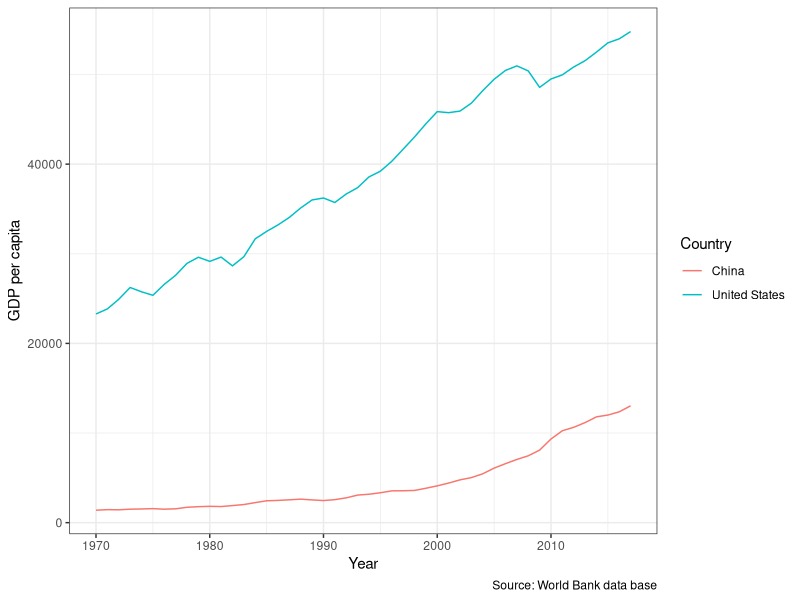
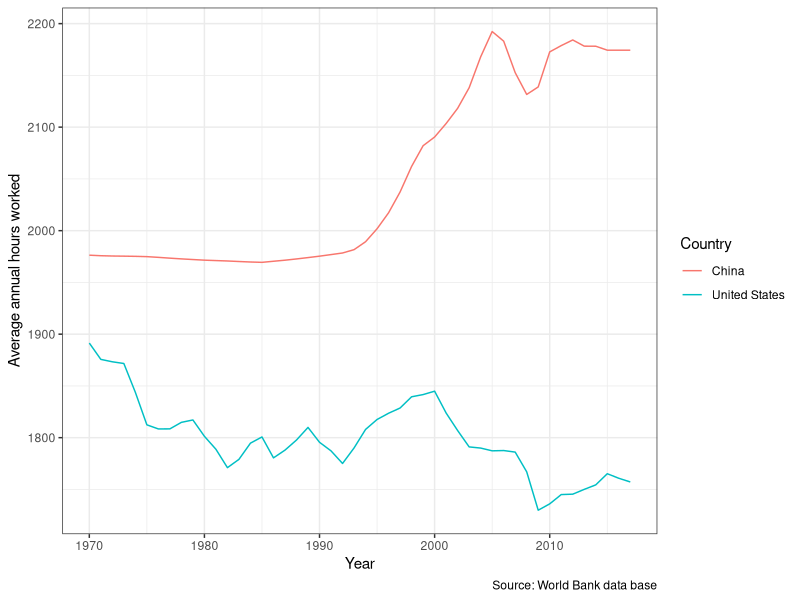
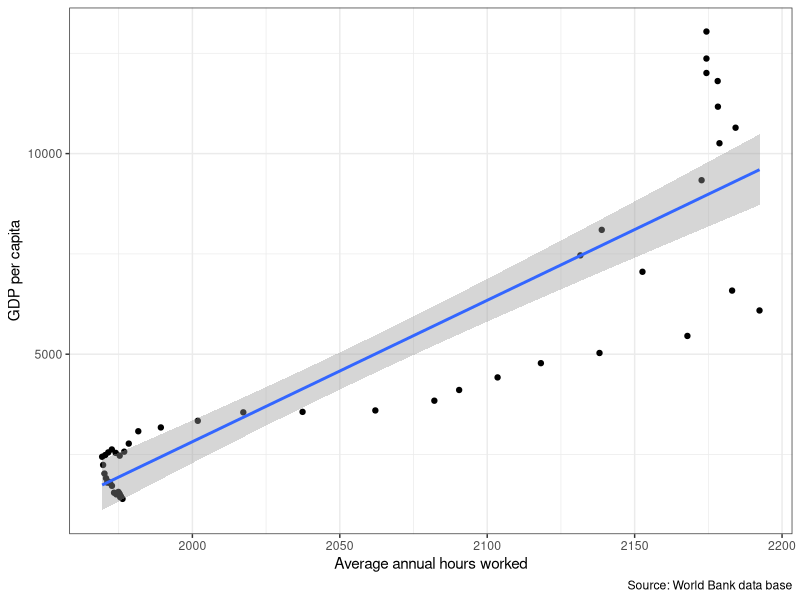
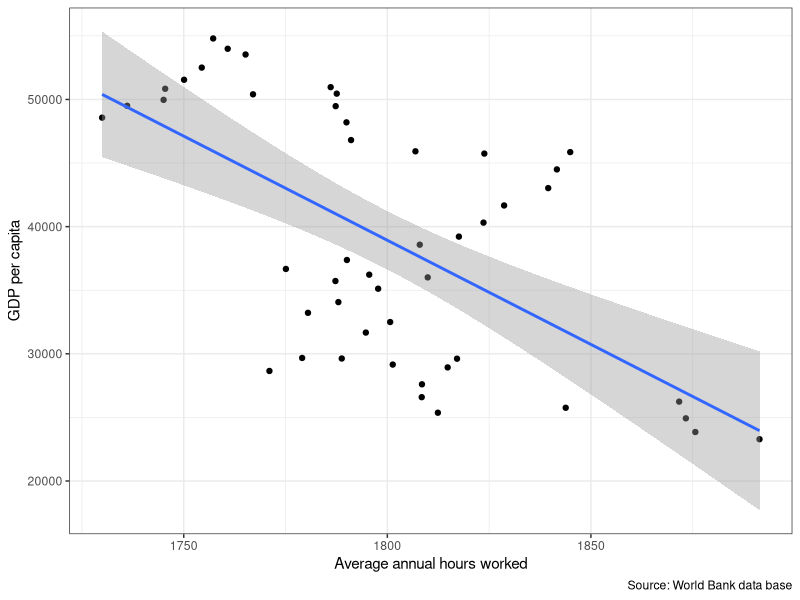
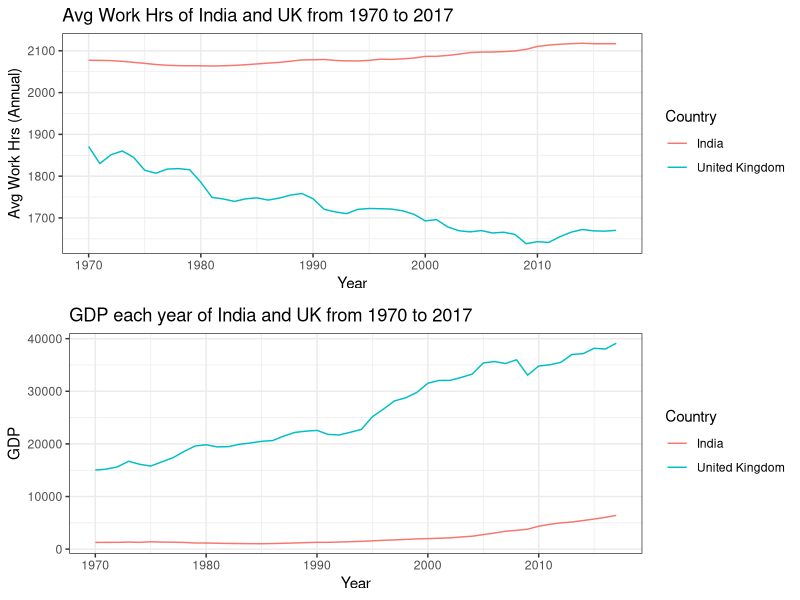
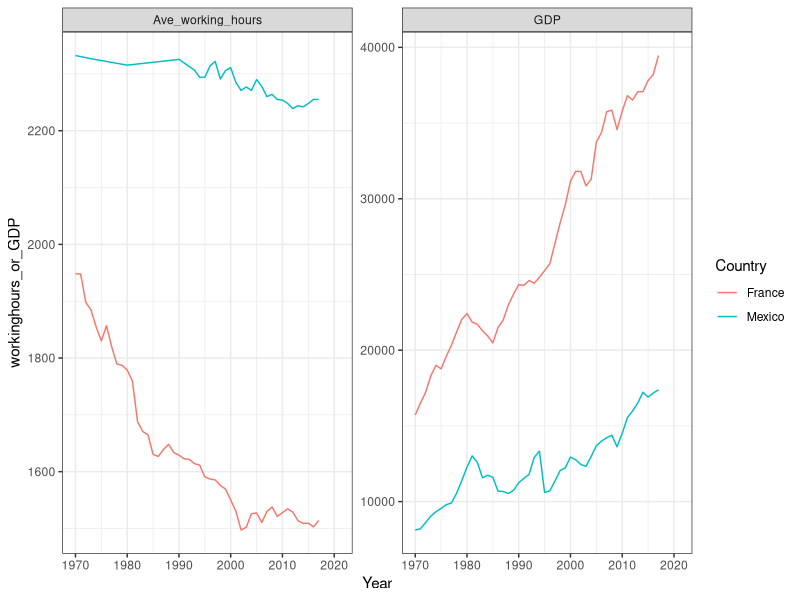
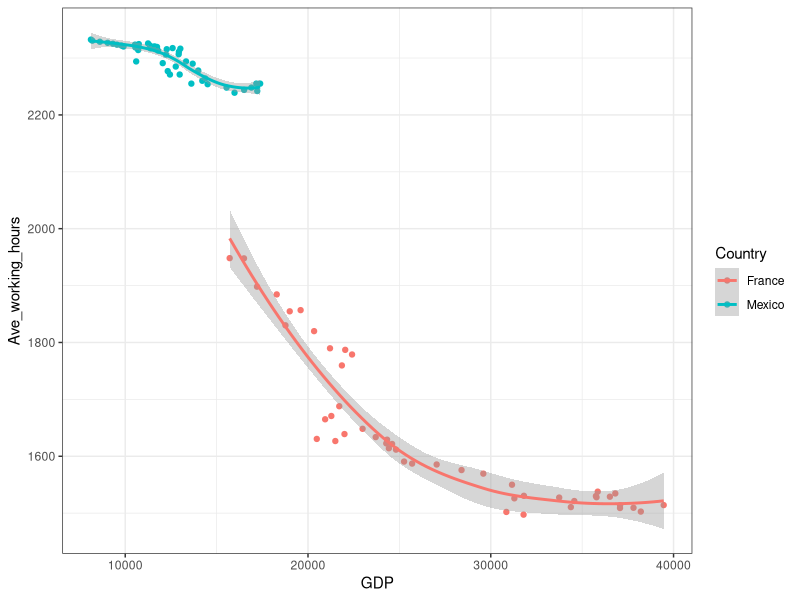
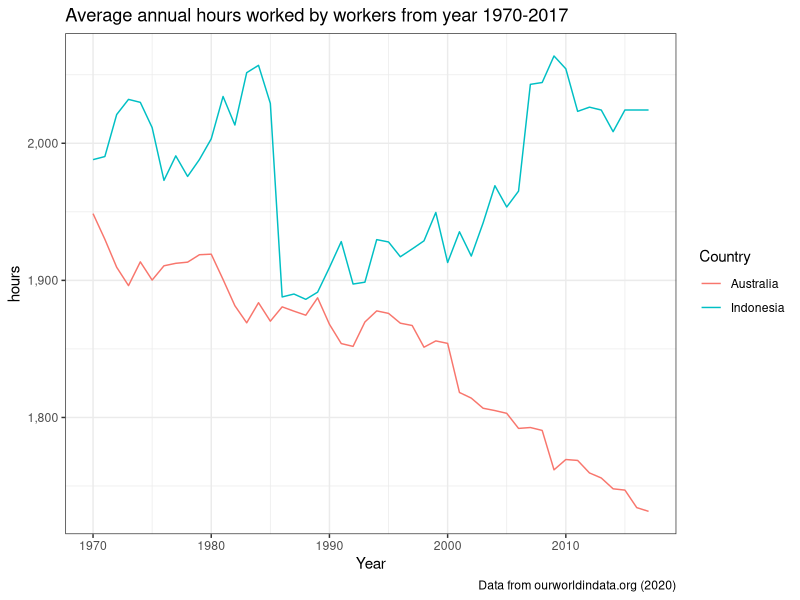

Generate these figures, in order, with R:
## ---- chunk 1
# Libraries
library(tidyverse)
library(readr)
library(kableExtra)
library(bookdown)
library(scales)
## ---- chunk 2

Analysis_Data <- read_csv(here::here("Data/Assignment_data.csv"))

## ---- chunk 3
# filtering data from 1970 to 2017 for China and the United States
data <- Analysis_Data %>%
  filter(Entity %in% c("China","United States")) %>%
  filter(Year>=1970 & Year<=2017)
dim(data)
## ---- chunk 4
data <- data %>%
  rename(Average.annual.hours.worked=
        "Average annual hours worked by persons engaged (avh) (PWT 9.1 (2019))",
        GDP.per.capita="Output-side real GDP per capita (gdppc_o) (PWT 9.1 (2019))",
        Population="Population (historical estimates)",
        Country=Entity) 
 overall <- data %>%
    group_by(Country) %>%
    summarise_at(c("Average.annual.hours.worked","GDP.per.capita","Population"),
                 list(Minimum = ~min(.,na.rm=TRUE), 
                      Median = ~median(.,na.rm=TRUE), 
                      Mean = ~mean(.,na.rm=TRUE),
                      Maximum = ~max(.,na.rm=TRUE))) %>%
    pivot_longer(!Country, names_sep ="_",
                 names_to = c("Variable", ".value"))%>%
   mutate(Variable=ifelse(Variable=="Average.annual.hours.worked",
                          "Hours.worked",Variable))
## ---- chunk 5
knitr::kable(overall, digits = 2,
    caption = "Descriptive statistical analysis of China and the United States")
## ---- chunk 6
ggplot(data,mapping = aes(x = Year,y=GDP.per.capita,
                           color=Country,group=Country)) +
  geom_line() +
  labs(y ="GDP per capita", 
       caption = "Source: World Bank data base")+
    theme_bw()
## ---- chunk 7
ggplot(data,mapping = aes(x = Year,y=Average.annual.hours.worked,
                           color=Country,group=Country)) +
  geom_line() +
  labs(y ="Average annual hours worked", 
       caption = "Source: World Bank data base")+
    theme_bw()
## ---- chunk 8
data %>%
    filter(Country=="China")%>%
    ggplot(mapping = aes(x = Average.annual.hours.worked,
                          y=GDP.per.capita))+
    geom_point() + 
    stat_smooth(method=lm)+
  labs(x ="Average annual hours worked", 
       y ="GDP per capita", 
       caption = "Source: World Bank data base")+
    theme_bw()
## ---- chunk 9
data %>%
    filter(Country=="United States")%>%
    ggplot(mapping = aes(x = Average.annual.hours.worked,
                          y=GDP.per.capita))+
    geom_point() + 
    stat_smooth(method=lm)+
  labs(x ="Average annual hours worked", 
       y ="GDP per capita", 
       caption = "Source: World Bank data base")+
    theme_bw()
## ---- chunk 10
Ind_UK_Data <- Analysis_Data %>%
    filter(Entity %in% c("India", "United Kingdom"), Year >= 1970, Year <= 2017) %>%
    rename(Country = "Entity",
           Avg_Annual_Working_Hours = "Average annual hours worked by persons engaged (avh) (PWT 9.1 (2019))", 
           GDP = "Output-side real GDP per capita (gdppc_o) (PWT 9.1 (2019))", 
           Population = "Population (historical estimates)")

Avg_GDP_WH <- Ind_UK_Data %>%
    group_by(Country) %>%
    summarise(avg_GDP = mean(GDP), avg_working_hrs = mean(Avg_Annual_Working_Hours))

kable(Avg_GDP_WH, caption = "Average GDP and Working hours of India and United Kingdrom from 1970 to 2017", align = "c") %>%
    kable_classic_2(full_width = F) %>%
   kable_styling( position = "center",latex_options = "hold_position")
## ---- chunk 11
p1 <- ggplot(Ind_UK_Data, aes(x = Year, 
                        y = Avg_Annual_Working_Hours,
                        color = Country)) + geom_line() +
    ylab("Avg Work Hrs (Annual)") + labs(title = "Avg Work Hrs of India and UK from 1970 to 2017") + theme_bw()



p2 <- ggplot(Ind_UK_Data, aes(x = Year, 
                        y = GDP,
                        color = Country)) + geom_line() + 
    labs(title = "GDP each year of India and UK from 1970 to 2017") + theme_bw()


gridExtra::grid.arrange(p1,p2, nrow=2)

## ---- chunk 12
sec3_data <- Analysis_Data %>%
  filter(Entity %in% c("France", "Mexico"),
         Year >= 1970) %>%
  rename(Country = Entity,
         Ave_working_hours = 'Average annual hours worked by persons engaged (avh) (PWT 9.1 (2019))',
         GDP = 'Output-side real GDP per capita (gdppc_o) (PWT 9.1 (2019))',
         Population = 'Population (historical estimates)')
## ---- chunk 13
sec3_figure <- sec3_data %>%
  pivot_longer(cols = "Ave_working_hours":"GDP",
               names_to = "type",
               values_to = "workinghours_or_GDP") 

sec3_figure %>%
  ggplot(aes(x = Year,
             y = workinghours_or_GDP,
             color = Country)) +
  geom_line() +
  facet_wrap(~type, scales = "free_y")+
  theme_bw()
## ---- chunk 14
sec3_data %>%
  ggplot(aes(x = GDP,
           y = Ave_working_hours,
           color = Country)) +
  geom_point() +
  geom_smooth()+
  theme_bw()
## ---- chunk 15
sec3_table <- sec3_data %>%
  group_by(Country) %>%
  summarise(Working_hours = round(mean(Ave_working_hours, na.rm = TRUE),0),
            GDP = round(mean(GDP, na.rm = TRUE),0))
## ---- chunk 16
kable(sec3_table, booktabs = TRUE, caption = "The Comparation of Average Working Hours and GDP between France and Mexico")
## ---- chunk 17
au_idn <- Analysis_Data %>%
  rename(Country = "Entity", 
         awh = "Average annual hours worked by persons engaged (avh) (PWT 9.1 (2019))",
         gdp = "Output-side real GDP per capita (gdppc_o) (PWT 9.1 (2019))") %>%
  select(Country, Year, awh, gdp) %>%
  filter(Country %in% c("Australia", "Indonesia"), 
         Year >=1970 & Year <=2017)
## ---- chunk 18
au_idn %>% 
  ggplot(aes(x = Year, 
             y = awh, 
             color = Country)) +
  geom_line() +
    labs(x = "Year",
         y = "hours",
         title = "Average annual hours worked by workers from year 1970-2017",
         caption = "Data from ourworldindata.org (2020)") +
  scale_y_continuous(labels = label_number(big.mark = ",")) +
  theme_bw()
## ---- chunk 19
au_idn %>% 
  ggplot(aes(x = Year, 
             y = gdp, 
             color = Country)) +
  geom_line()+
    labs(x = "Year",
         y = "USD",
         title = "GDP per capita from year 1970-2017" ,
         caption = "Data from ourworldindata.org (2020)")+
  scale_y_continuous(labels = label_number(prefix="$", big.mark = ",")) +
  theme_bw()
## ---- chunk 20
au_idn %>% 
    group_by(Country) %>%
    summarise(avg_avh = mean(awh),
              avg_gdp = mean(gdp)) %>%
  kable(col.names = c("Country", 
                      "Average of the Average Annual Working Hours (hours)", 
                      "Average of GDP per capita (USD)"),
        caption = "The Comparation of Average Annual Working Hours and GDP between Australia and Indonesia",
        digits = 2,
        align = "lcr") %>%
  kable_styling(full_width = F, 
                bootstrap_options = c("striped", "hover", "condensed"), latex_options = "hold_position")
## ---- chunk 21
au_idn %>% 
  ggplot(aes(x = awh, 
             y = gdp, 
             color = Country)) +
  geom_point()+
  geom_smooth()+
    labs(x = "Average Annual Working Hours (hours)",
         y = "GDP per capita (USD)",
         title = "Average Annual Working Hours VS GDP per capita from year 1970-2017" ,
         caption = "Data from ourworldindata.org (2020)")+
  scale_y_continuous(labels = label_number(prefix="$", big.mark = ",")) +
  scale_x_continuous(labels = label_number(big.mark = ",")) +
  theme_bw()
